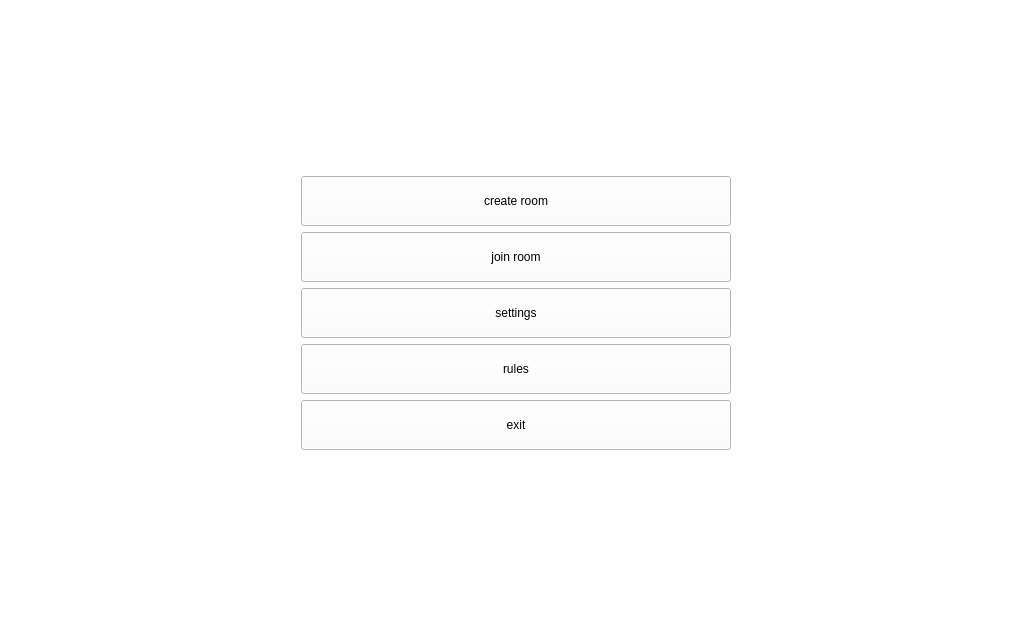
<?xml version="1.0" encoding="UTF-8"?>
<ui version="4.0">
 <class>MainMenuClass</class>
 <widget class="QWidget" name="MainMenuClass">
  <property name="geometry">
   <rect>
    <x>0</x>
    <y>0</y>
    <width>1033</width>
    <height>625</height>
   </rect>
  </property>
  <property name="sizePolicy">
   <sizepolicy hsizetype="Preferred" vsizetype="Maximum">
    <horstretch>0</horstretch>
    <verstretch>0</verstretch>
   </sizepolicy>
  </property>
  <property name="sizeIncrement">
   <size>
    <width>0</width>
    <height>0</height>
   </size>
  </property>
  <property name="windowTitle">
   <string>MainMenu</string>
  </property>
  <property name="styleSheet">
   <string notr="true">background-color: white;</string>
  </property>
  <layout class="QGridLayout" name="gridLayout">
   <property name="leftMargin">
    <number>5</number>
   </property>
   <property name="topMargin">
    <number>5</number>
   </property>
   <property name="rightMargin">
    <number>5</number>
   </property>
   <property name="bottomMargin">
    <number>5</number>
   </property>
   <property name="horizontalSpacing">
    <number>2</number>
   </property>
   <property name="verticalSpacing">
    <number>25</number>
   </property>
   <item row="3" column="1">
    <spacer name="horizontalSpacer_2">
     <property name="orientation">
      <enum>Qt::Horizontal</enum>
     </property>
     <property name="sizeType">
      <enum>QSizePolicy::Preferred</enum>
     </property>
     <property name="sizeHint" stdset="0">
      <size>
       <width>40</width>
       <height>20</height>
      </size>
     </property>
    </spacer>
   </item>
   <item row="3" column="3">
    <spacer name="horizontalSpacer">
     <property name="orientation">
      <enum>Qt::Horizontal</enum>
     </property>
     <property name="sizeType">
      <enum>QSizePolicy::Preferred</enum>
     </property>
     <property name="sizeHint" stdset="0">
      <size>
       <width>40</width>
       <height>20</height>
      </size>
     </property>
    </spacer>
   </item>
   <item row="0" column="2">
    <spacer name="verticalSpacer">
     <property name="orientation">
      <enum>Qt::Vertical</enum>
     </property>
     <property name="sizeHint" stdset="0">
      <size>
       <width>20</width>
       <height>40</height>
      </size>
     </property>
    </spacer>
   </item>
   <item row="3" column="2">
    <layout class="QVBoxLayout" name="verticalLayout">
     <item>
      <widget class="QPushButton" name="startGameBtn">
       <property name="sizePolicy">
        <sizepolicy hsizetype="Minimum" vsizetype="Minimum">
         <horstretch>0</horstretch>
         <verstretch>0</verstretch>
        </sizepolicy>
       </property>
       <property name="minimumSize">
        <size>
         <width>250</width>
         <height>50</height>
        </size>
       </property>
       <property name="maximumSize">
        <size>
         <width>430</width>
         <height>65</height>
        </size>
       </property>
       <property name="sizeIncrement">
        <size>
         <width>0</width>
         <height>0</height>
        </size>
       </property>
       <property name="contextMenuPolicy">
        <enum>Qt::DefaultContextMenu</enum>
       </property>
       <property name="layoutDirection">
        <enum>Qt::LeftToRight</enum>
       </property>
       <property name="styleSheet">
        <string notr="true">font: 20pt &quot;Script&quot;;</string>
       </property>
       <property name="text">
        <string>create room</string>
       </property>
      </widget>
     </item>
     <item>
      <widget class="QPushButton" name="joinRoomBtn">
       <property name="sizePolicy">
        <sizepolicy hsizetype="Minimum" vsizetype="Minimum">
         <horstretch>0</horstretch>
         <verstretch>0</verstretch>
        </sizepolicy>
       </property>
       <property name="minimumSize">
        <size>
         <width>250</width>
         <height>50</height>
        </size>
       </property>
       <property name="maximumSize">
        <size>
         <width>430</width>
         <height>65</height>
        </size>
       </property>
       <property name="contextMenuPolicy">
        <enum>Qt::DefaultContextMenu</enum>
       </property>
       <property name="layoutDirection">
        <enum>Qt::LeftToRight</enum>
       </property>
       <property name="styleSheet">
        <string notr="true">font: 20pt &quot;Script&quot;;</string>
       </property>
       <property name="text">
        <string>join room</string>
       </property>
      </widget>
     </item>
     <item>
      <widget class="QPushButton" name="startGameBtn_3">
       <property name="sizePolicy">
        <sizepolicy hsizetype="Minimum" vsizetype="Minimum">
         <horstretch>0</horstretch>
         <verstretch>0</verstretch>
        </sizepolicy>
       </property>
       <property name="minimumSize">
        <size>
         <width>250</width>
         <height>50</height>
        </size>
       </property>
       <property name="maximumSize">
        <size>
         <width>430</width>
         <height>65</height>
        </size>
       </property>
       <property name="contextMenuPolicy">
        <enum>Qt::DefaultContextMenu</enum>
       </property>
       <property name="layoutDirection">
        <enum>Qt::LeftToRight</enum>
       </property>
       <property name="styleSheet">
        <string notr="true">font: 20pt &quot;Script&quot;;</string>
       </property>
       <property name="text">
        <string>settings</string>
       </property>
      </widget>
     </item>
     <item>
      <widget class="QPushButton" name="startGameBtn_5">
       <property name="sizePolicy">
        <sizepolicy hsizetype="Minimum" vsizetype="Minimum">
         <horstretch>0</horstretch>
         <verstretch>0</verstretch>
        </sizepolicy>
       </property>
       <property name="minimumSize">
        <size>
         <width>250</width>
         <height>50</height>
        </size>
       </property>
       <property name="maximumSize">
        <size>
         <width>430</width>
         <height>65</height>
        </size>
       </property>
       <property name="contextMenuPolicy">
        <enum>Qt::DefaultContextMenu</enum>
       </property>
       <property name="layoutDirection">
        <enum>Qt::LeftToRight</enum>
       </property>
       <property name="styleSheet">
        <string notr="true">font: 20pt &quot;Script&quot;;</string>
       </property>
       <property name="text">
        <string>rules</string>
       </property>
      </widget>
     </item>
     <item>
      <widget class="QPushButton" name="startGameBtn_4">
       <property name="sizePolicy">
        <sizepolicy hsizetype="Minimum" vsizetype="Minimum">
         <horstretch>0</horstretch>
         <verstretch>0</verstretch>
        </sizepolicy>
       </property>
       <property name="minimumSize">
        <size>
         <width>250</width>
         <height>50</height>
        </size>
       </property>
       <property name="maximumSize">
        <size>
         <width>430</width>
         <height>65</height>
        </size>
       </property>
       <property name="contextMenuPolicy">
        <enum>Qt::DefaultContextMenu</enum>
       </property>
       <property name="layoutDirection">
        <enum>Qt::LeftToRight</enum>
       </property>
       <property name="styleSheet">
        <string notr="true">font: 20pt &quot;Script&quot;;</string>
       </property>
       <property name="text">
        <string>exit</string>
       </property>
      </widget>
     </item>
    </layout>
   </item>
   <item row="4" column="2">
    <spacer name="verticalSpacer_2">
     <property name="orientation">
      <enum>Qt::Vertical</enum>
     </property>
     <property name="sizeHint" stdset="0">
      <size>
       <width>20</width>
       <height>40</height>
      </size>
     </property>
    </spacer>
   </item>
  </layout>
 </widget>
 <layoutdefault spacing="6" margin="11"/>
 <resources/>
 <connections>
  <connection>
   <sender>startGameBtn</sender>
   <signal>clicked()</signal>
   <receiver>MainMenuClass</receiver>
   <slot>emitCreateRoom_slot()</slot>
   <hints>
    <hint type="sourcelabel">
     <x>684</x>
     <y>225</y>
    </hint>
    <hint type="destinationlabel">
     <x>445</x>
     <y>328</y>
    </hint>
   </hints>
  </connection>
  <connection>
   <sender>joinRoomBtn</sender>
   <signal>clicked()</signal>
   <receiver>MainMenuClass</receiver>
   <slot>emitJoinBtn_slot()</slot>
   <hints>
    <hint type="sourcelabel">
     <x>371</x>
     <y>266</y>
    </hint>
    <hint type="destinationlabel">
     <x>195</x>
     <y>144</y>
    </hint>
   </hints>
  </connection>
  <connection>
   <sender>startGameBtn_4</sender>
   <signal>clicked()</signal>
   <receiver>MainMenuClass</receiver>
   <slot>emitExit_slot()</slot>
   <hints>
    <hint type="sourcelabel">
     <x>441</x>
     <y>409</y>
    </hint>
    <hint type="destinationlabel">
     <x>205</x>
     <y>452</y>
    </hint>
   </hints>
  </connection>
  <connection>
   <sender>startGameBtn</sender>
   <signal>clicked()</signal>
   <receiver>MainMenuClass</receiver>
   <slot>hide()</slot>
   <hints>
    <hint type="sourcelabel">
     <x>587</x>
     <y>211</y>
    </hint>
    <hint type="destinationlabel">
     <x>725</x>
     <y>133</y>
    </hint>
   </hints>
  </connection>
  <connection>
   <sender>joinRoomBtn</sender>
   <signal>clicked()</signal>
   <receiver>MainMenuClass</receiver>
   <slot>hide()</slot>
   <hints>
    <hint type="sourcelabel">
     <x>349</x>
     <y>271</y>
    </hint>
    <hint type="destinationlabel">
     <x>346</x>
     <y>234</y>
    </hint>
   </hints>
  </connection>
 </connections>
 <slots>
  <slot>emitCreateRoom_slot()</slot>
  <slot>emitJoinBtn_slot()</slot>
  <slot>emitExit_slot()</slot>
 </slots>
</ui>
